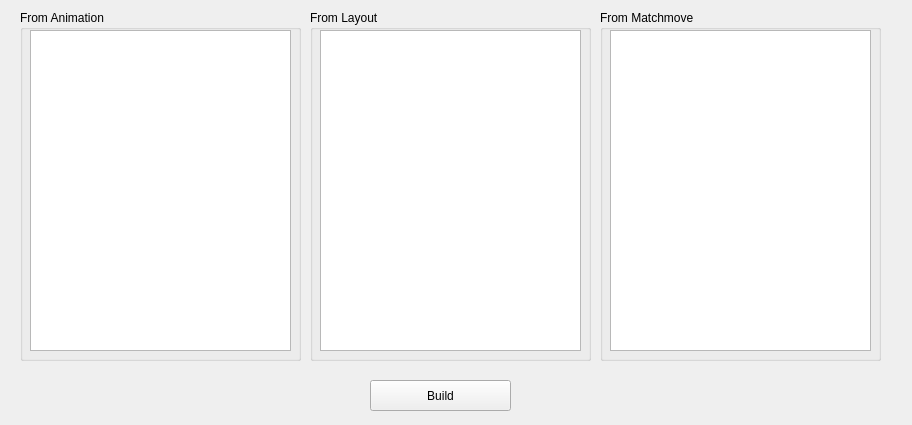
<?xml version="1.0" encoding="UTF-8"?>
<ui version="4.0">
 <class>Form</class>
 <widget class="QWidget" name="Form">
  <property name="geometry">
   <rect>
    <x>0</x>
    <y>0</y>
    <width>912</width>
    <height>425</height>
   </rect>
  </property>
  <property name="windowTitle">
   <string>Form</string>
  </property>
  <widget class="QGroupBox" name="groupBoxAnim">
   <property name="geometry">
    <rect>
     <x>20</x>
     <y>10</y>
     <width>281</width>
     <height>351</height>
    </rect>
   </property>
   <property name="title">
    <string>From Animation</string>
   </property>
   <widget class="QListWidget" name="listWidgetAnim">
    <property name="geometry">
     <rect>
      <x>10</x>
      <y>20</y>
      <width>261</width>
      <height>321</height>
     </rect>
    </property>
   </widget>
  </widget>
  <widget class="QGroupBox" name="groupBoxLay">
   <property name="geometry">
    <rect>
     <x>310</x>
     <y>10</y>
     <width>281</width>
     <height>351</height>
    </rect>
   </property>
   <property name="title">
    <string>From Layout</string>
   </property>
   <widget class="QListWidget" name="listWidgetLay">
    <property name="geometry">
     <rect>
      <x>10</x>
      <y>20</y>
      <width>261</width>
      <height>321</height>
     </rect>
    </property>
   </widget>
  </widget>
  <widget class="QGroupBox" name="groupBoxMatch">
   <property name="geometry">
    <rect>
     <x>600</x>
     <y>10</y>
     <width>281</width>
     <height>351</height>
    </rect>
   </property>
   <property name="title">
    <string>From Matchmove</string>
   </property>
   <widget class="QListWidget" name="listWidgetMatch">
    <property name="geometry">
     <rect>
      <x>10</x>
      <y>20</y>
      <width>261</width>
      <height>321</height>
     </rect>
    </property>
   </widget>
  </widget>
  <widget class="QPushButton" name="pushButton">
   <property name="geometry">
    <rect>
     <x>370</x>
     <y>380</y>
     <width>141</width>
     <height>31</height>
    </rect>
   </property>
   <property name="text">
    <string>Build</string>
   </property>
  </widget>
 </widget>
 <resources/>
 <connections/>
</ui>
